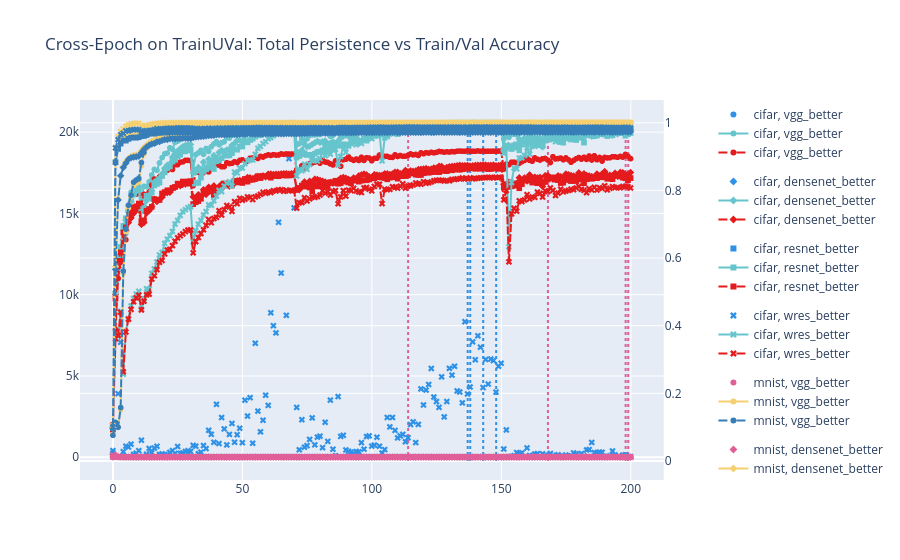

The cell this chart's notebook holds for it:
### Code cell
# epoch_trainUval = pd.concat([epoch_data[(epoch_data['split'] == 'trainUval')], epoch_data_better[(epoch_data_better['split'] == 'trainUval')]])
epoch_trainUval = pd.concat([epoch_data_better[(epoch_data_better['split'] == 'trainUval')]])
epoch_trainUval = epoch_trainUval.sort_values(by='epoch')

fig = make_subplots(specs=[[{"secondary_y": True}]], )

total_pers_trainUval = px.scatter(epoch_trainUval, x='epoch', y='total_persistence', color="dataset", color_discrete_sequence=color_seq, symbol="model")
train_acc_trainUval = px.line(epoch_trainUval, x='epoch', y='train_acc', color="dataset", color_discrete_sequence=color_seq_train, symbol="model")
val_acc_trainUval = px.line(epoch_trainUval, x='epoch', y='val_acc', color="dataset", color_discrete_sequence=color_seq_val, symbol="model", line_dash_sequence=['dash'])

for i in range(len(tuple(total_pers_trainUval.data))):
	# get dataset, model out of the trace
	dataset, model = str(total_pers_trainUval.data[i]['name']).split(", ")
    
	all_epochs = epoch_trainUval[(epoch_trainUval['dataset'] == dataset) & (epoch_trainUval['model'] == model)]
	# find the epoch where val acc is maximum
	best_epoch = all_epochs.sort_values(by='val_acc', ascending=False).iloc[0]['epoch']

	fig.add_trace(
		total_pers_trainUval.data[i],
		secondary_y=False,
	)

	fig.update_yaxes(secondary_y=False)

	fig.add_trace(
		train_acc_trainUval.data[i],
		secondary_y=True,
	)
 
	fig.add_trace(
		val_acc_trainUval.data[i],
		secondary_y=True,
	)
 
	# add a vertical line at best epoch
	fig.add_trace(go.Scatter(x=[best_epoch, best_epoch], y=[0, 1], mode="lines", line=dict(color=total_pers_trainUval.data[i]['marker']['color'], dash="dot"), legendgroup=total_pers_trainUval.data[i]['name'], showlegend=False), secondary_y=True)

# set title
fig.update_layout(
	title_text="Cross-Epoch on TrainUVal: Total Persistence vs Train/Val Accuracy"
)
fig.show()

### Figure 1 — Plotly figure (JSON) as saved in the notebook; plotly's stock layout.template omitted (floating-point values rounded to 4 significant figures; data arrays with more than 128 entries replaced by an {"elided": "..."} marker saying what was removed)
{"data": [{"hovertemplate": "dataset=cifar<br>model=vgg_better<br>epoch=%{x}<br>total_persistence=%{y}<extra></extra>", "legendgroup": "cifar, vgg_better", "marker": {"color": "#2E91E5", "symbol": "circle"}, "mode": "markers", "name": "cifar, vgg_better", "showlegend": true, "type": "scattergl", "x": {"elided": "201 int values"}, "xaxis": "x", "y": {"elided": "201 float values"}, "yaxis": "y"}, {"hovertemplate": "dataset=cifar<br>model=vgg_better<br>epoch=%{x}<br>train_acc=%{y}<extra></extra>", "legendgroup": "cifar, vgg_better", "line": {"color": "rgb(102, 197, 204)", "dash": "solid"}, "marker": {"symbol": "circle"}, "mode": "lines+markers", "name": "cifar, vgg_better", "showlegend": true, "type": "scattergl", "x": {"elided": "201 int values"}, "xaxis": "x", "y": {"elided": "201 float values"}, "yaxis": "y2"}, {"hovertemplate": "dataset=cifar<br>model=vgg_better<br>epoch=%{x}<br>val_acc=%{y}<extra></extra>", "legendgroup": "cifar, vgg_better", "line": {"color": "rgb(228,26,28)", "dash": "dash"}, "marker": {"symbol": "circle"}, "mode": "lines+markers", "name": "cifar, vgg_better", "showlegend": true, "type": "scattergl", "x": {"elided": "201 int values"}, "xaxis": "x", "y": {"elided": "201 float values"}, "yaxis": "y2"}, {"legendgroup": "cifar, vgg_better", "line": {"color": "#2E91E5", "dash": "dot"}, "mode": "lines", "showlegend": false, "type": "scatter", "x": [137, 137], "xaxis": "x", "y": [0, 1], "yaxis": "y2"}, {"hovertemplate": "dataset=cifar<br>model=densenet_better<br>epoch=%{x}<br>total_persistence=%{y}<extra></extra>", "legendgroup": "cifar, densenet_better", "marker": {"color": "#2E91E5", "symbol": "diamond"}, "mode": "markers", "name": "cifar, densenet_better", "showlegend": true, "type": "scattergl", "x": {"elided": "201 int values"}, "xaxis": "x", "y": {"elided": "201 float values"}, "yaxis": "y"}, {"hovertemplate": "dataset=cifar<br>model=densenet_better<br>epoch=%{x}<br>train_acc=%{y}<extra></extra>", "legendgroup": "cifar, densenet_better", "line": {"color": "rgb(102, 197, 204)", "dash": "solid"}, "marker": {"symbol": "diamond"}, "mode": "lines+markers", "name": "cifar, densenet_better", "showlegend": true, "type": "scattergl", "x": {"elided": "201 int values"}, "xaxis": "x", "y": {"elided": "201 float values"}, "yaxis": "y2"}, {"hovertemplate": "dataset=cifar<br>model=densenet_better<br>epoch=%{x}<br>val_acc=%{y}<extra></extra>", "legendgroup": "cifar, densenet_better", "line": {"color": "rgb(228,26,28)", "dash": "dash"}, "marker": {"symbol": "diamond"}, "mode": "lines+markers", "name": "cifar, densenet_better", "showlegend": true, "type": "scattergl", "x": {"elided": "201 int values"}, "xaxis": "x", "y": {"elided": "201 float values"}, "yaxis": "y2"}, {"legendgroup": "cifar, densenet_better", "line": {"color": "#2E91E5", "dash": "dot"}, "mode": "lines", "showlegend": false, "type": "scatter", "x": [143, 143], "xaxis": "x", "y": [0, 1], "yaxis": "y2"}, {"hovertemplate": "dataset=cifar<br>model=resnet_better<br>epoch=%{x}<br>total_persistence=%{y}<extra></extra>", "legendgroup": "cifar, resnet_better", "marker": {"color": "#2E91E5", "symbol": "square"}, "mode": "markers", "name": "cifar, resnet_better", "showlegend": true, "type": "scattergl", "x": {"elided": "201 int values"}, "xaxis": "x", "y": {"elided": "201 float values"}, "yaxis": "y"}, {"hovertemplate": "dataset=cifar<br>model=resnet_better<br>epoch=%{x}<br>train_acc=%{y}<extra></extra>", "legendgroup": "cifar, resnet_better", "line": {"color": "rgb(102, 197, 204)", "dash": "solid"}, "marker": {"symbol": "square"}, "mode": "lines+markers", "name": "cifar, resnet_better", "showlegend": true, "type": "scattergl", "x": {"elided": "201 int values"}, "xaxis": "x", "y": {"elided": "201 float values"}, "yaxis": "y2"}, {"hovertemplate": "dataset=cifar<br>model=resnet_better<br>epoch=%{x}<br>val_acc=%{y}<extra></extra>", "legendgroup": "cifar, resnet_better", "line": {"color": "rgb(228,26,28)", "dash": "dash"}, "marker": {"symbol": "square"}, "mode": "lines+markers", "name": "cifar, resnet_better", "showlegend": true, "type": "scattergl", "x": {"elided": "201 int values"}, "xaxis": "x", "y": {"elided": "201 float values"}, "yaxis": "y2"}, {"legendgroup": "cifar, resnet_better", "line": {"color": "#2E91E5", "dash": "dot"}, "mode": "lines", "showlegend": false, "type": "scatter", "x": [138, 138], "xaxis": "x", "y": [0, 1], "yaxis": "y2"}, {"hovertemplate": "dataset=cifar<br>model=wres_better<br>epoch=%{x}<br>total_persistence=%{y}<extra></extra>", "legendgroup": "cifar, wres_better", "marker": {"color": "#2E91E5", "symbol": "x"}, "mode": "markers", "name": "cifar, wres_better", "showlegend": true, "type": "scattergl", "x": {"elided": "201 int values"}, "xaxis": "x", "y": {"elided": "201 float values"}, "yaxis": "y"}, {"hovertemplate": "dataset=cifar<br>model=wres_better<br>epoch=%{x}<br>train_acc=%{y}<extra></extra>", "legendgroup": "cifar, wres_better", "line": {"color": "rgb(102, 197, 204)", "dash": "solid"}, "marker": {"symbol": "x"}, "mode": "lines+markers", "name": "cifar, wres_better", "showlegend": true, "type": "scattergl", "x": {"elided": "201 int values"}, "xaxis": "x", "y": {"elided": "201 float values"}, "yaxis": "y2"}, {"hovertemplate": "dataset=cifar<br>model=wres_better<br>epoch=%{x}<br>val_acc=%{y}<extra></extra>", "legendgroup": "cifar, wres_better", "line": {"color": "rgb(228,26,28)", "dash": "dash"}, "marker": {"symbol": "x"}, "mode": "lines+markers", "name": "cifar, wres_better", "showlegend": true, "type": "scattergl", "x": {"elided": "201 int values"}, "xaxis": "x", "y": {"elided": "201 float values"}, "yaxis": "y2"}, {"legendgroup": "cifar, wres_better", "line": {"color": "#2E91E5", "dash": "dot"}, "mode": "lines", "showlegend": false, "type": "scatter", "x": [148, 148], "xaxis": "x", "y": [0, 1], "yaxis": "y2"}, {"hovertemplate": "dataset=mnist<br>model=vgg_better<br>epoch=%{x}<br>total_persistence=%{y}<extra></extra>", "legendgroup": "mnist, vgg_better", "marker": {"color": "#E15F99", "symbol": "circle"}, "mode": "markers", "name": "mnist, vgg_better", "showlegend": true, "type": "scattergl", "x": {"elided": "201 int values"}, "xaxis": "x", "y": {"elided": "201 float values"}, "yaxis": "y"}, {"hovertemplate": "dataset=mnist<br>model=vgg_better<br>epoch=%{x}<br>train_acc=%{y}<extra></extra>", "legendgroup": "mnist, vgg_better", "line": {"color": "rgb(246, 207, 113)", "dash": "solid"}, "marker": {"symbol": "circle"}, "mode": "lines+markers", "name": "mnist, vgg_better", "showlegend": true, "type": "scattergl", "x": {"elided": "201 int values"}, "xaxis": "x", "y": {"elided": "201 float values"}, "yaxis": "y2"}, {"hovertemplate": "dataset=mnist<br>model=vgg_better<br>epoch=%{x}<br>val_acc=%{y}<extra></extra>", "legendgroup": "mnist, vgg_better", "line": {"color": "rgb(55,126,184)", "dash": "dash"}, "marker": {"symbol": "circle"}, "mode": "lines+markers", "name": "mnist, vgg_better", "showlegend": true, "type": "scattergl", "x": {"elided": "201 int values"}, "xaxis": "x", "y": {"elided": "201 float values"}, "yaxis": "y2"}, {"legendgroup": "mnist, vgg_better", "line": {"color": "#E15F99", "dash": "dot"}, "mode": "lines", "showlegend": false, "type": "scatter", "x": [199, 199], "xaxis": "x", "y": [0, 1], "yaxis": "y2"}, {"hovertemplate": "dataset=mnist<br>model=densenet_better<br>epoch=%{x}<br>total_persistence=%{y}<extra></extra>", "legendgroup": "mnist, densenet_better", "marker": {"color": "#E15F99", "symbol": "diamond"}, "mode": "markers", "name": "mnist, densenet_better", "showlegend": true, "type": "scattergl", "x": {"elided": "201 int values"}, "xaxis": "x", "y": {"elided": "201 float values"}, "yaxis": "y"}, {"hovertemplate": "dataset=mnist<br>model=densenet_better<br>epoch=%{x}<br>train_acc=%{y}<extra></extra>", "legendgroup": "mnist, densenet_better", "line": {"color": "rgb(246, 207, 113)", "dash": "solid"}, "marker": {"symbol": "diamond"}, "mode": "lines+markers", "name": "mnist, densenet_better", "showlegend": true, "type": "scattergl", "x": {"elided": "201 int values"}, "xaxis": "x", "y": {"elided": "201 float values"}, "yaxis": "y2"}, {"hovertemplate": "dataset=mnist<br>model=densenet_better<br>epoch=%{x}<br>val_acc=%{y}<extra></extra>", "legendgroup": "mnist, densenet_better", "line": {"color": "rgb(55,126,184)", "dash": "dash"}, "marker": {"symbol": "diamond"}, "mode": "lines+markers", "name": "mnist, densenet_better", "showlegend": true, "type": "scattergl", "x": {"elided": "201 int values"}, "xaxis": "x", "y": {"elided": "201 float values"}, "yaxis": "y2"}, {"legendgroup": "mnist, densenet_better", "line": {"color": "#E15F99", "dash": "dot"}, "mode": "lines", "showlegend": false, "type": "scatter", "x": [198, 198], "xaxis": "x", "y": [0, 1], "yaxis": "y2"}, {"hovertemplate": "dataset=mnist<br>model=resnet_better<br>epoch=%{x}<br>total_persistence=%{y}<extra></extra>", "legendgroup": "mnist, resnet_better", "marker": {"color": "#E15F99", "symbol": "square"}, "mode": "markers", "name": "mnist, resnet_better", "showlegend": true, "type": "scattergl", "x": {"elided": "201 int values"}, "xaxis": "x", "y": {"elided": "201 float values"}, "yaxis": "y"}, {"hovertemplate": "dataset=mnist<br>model=resnet_better<br>epoch=%{x}<br>train_acc=%{y}<extra></extra>", "legendgroup": "mnist, resnet_better", "line": {"color": "rgb(246, 207, 113)", "dash": "solid"}, "marker": {"symbol": "square"}, "mode": "lines+markers", "name": "mnist, resnet_better", "showlegend": true, "type": "scattergl", "x": {"elided": "201 int values"}, "xaxis": "x", "y": {"elided": "201 float values"}, "yaxis": "y2"}, {"hovertemplate": "dataset=mnist<br>model=resnet_better<br>epoch=%{x}<br>val_acc=%{y}<extra></extra>", "legendgroup": "mnist, resnet_better", "line": {"color": "rgb(55,126,184)", "dash": "dash"}, "marker": {"symbol": "square"}, "mode": "lines+markers", "name": "mnist, resnet_better", "showlegend": true, "type": "scattergl", "x": {"elided": "201 int values"}, "xaxis": "x", "y": {"elided": "201 float values"}, "yaxis": "y2"}, {"legendgroup": "mnist, resnet_better", "line": {"color": "#E15F99", "dash": "dot"}, "mode": "lines", "showlegend": false, "type": "scatter", "x": [168, 168], "xaxis": "x", "y": [0, 1], "yaxis": "y2"}, {"hovertemplate": "dataset=mnist<br>model=wres_better<br>epoch=%{x}<br>total_persistence=%{y}<extra></extra>", "legendgroup": "mnist, wres_better", "marker": {"color": "#E15F99", "symbol": "x"}, "mode": "markers", "name": "mnist, wres_better", "showlegend": true, "type": "scattergl", "x": {"elided": "201 int values"}, "xaxis": "x", "y": {"elided": "201 float values"}, "yaxis": "y"}, {"hovertemplate": "dataset=mnist<br>model=wres_better<br>epoch=%{x}<br>train_acc=%{y}<extra></extra>", "legendgroup": "mnist, wres_better", "line": {"color": "rgb(246, 207, 113)", "dash": "solid"}, "marker": {"symbol": "x"}, "mode": "lines+markers", "name": "mnist, wres_better", "showlegend": true, "type": "scattergl", "x": {"elided": "201 int values"}, "xaxis": "x", "y": {"elided": "201 float values"}, "yaxis": "y2"}, {"hovertemplate": "dataset=mnist<br>model=wres_better<br>epoch=%{x}<br>val_acc=%{y}<extra></extra>", "legendgroup": "mnist, wres_better", "line": {"color": "rgb(55,126,184)", "dash": "dash"}, "marker": {"symbol": "x"}, "mode": "lines+markers", "name": "mnist, wres_better", "showlegend": true, "type": "scattergl", "x": {"elided": "201 int values"}, "xaxis": "x", "y": {"elided": "201 float values"}, "yaxis": "y2"}, {"legendgroup": "mnist, wres_better", "line": {"color": "#E15F99", "dash": "dot"}, "mode": "lines", "showlegend": false, "type": "scatter", "x": [114, 114], "xaxis": "x", "y": [0, 1], "yaxis": "y2"}], "layout": {"title": {"text": "Cross-Epoch on TrainUVal: Total Persistence vs Train/Val Accuracy"}, "xaxis": {"anchor": "y", "domain": [0, 0.94]}, "yaxis": {"anchor": "x", "domain": [0, 1]}, "yaxis2": {"anchor": "x", "overlaying": "y", "side": "right"}}}
